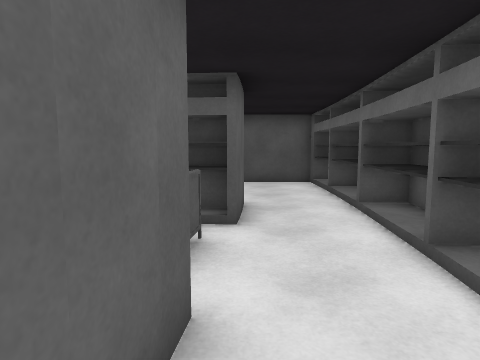
view 1 (above)

12 first-person views from a walk through a Unity game level. The camera is 1.4 m above the floor, tilts 6° down and sees 75° across. The floor is counted in squares, 1 m on a side. Each view is taken from the middle of a square. On the plan, view 1 faces up. The plan holds only what a view shows up to about 14 squares ahead; the rest is blank. The place goes on beyond the plan. The player is left out. Door leaves are left out, so doorways stand open. Surface patterns are stand-ins for the level's own textures.

view 2
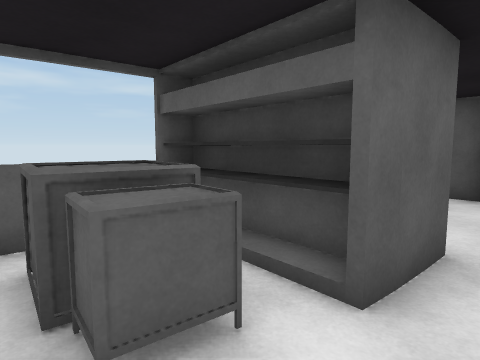

view 3
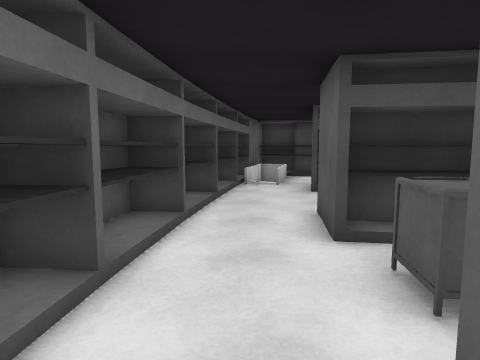

view 4
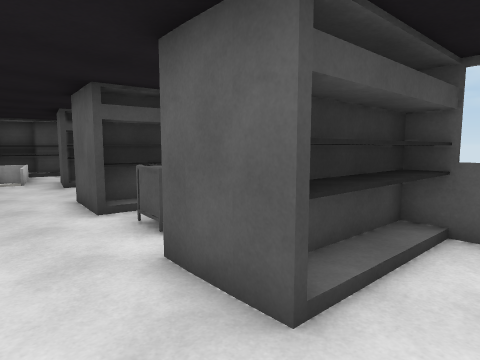

view 5
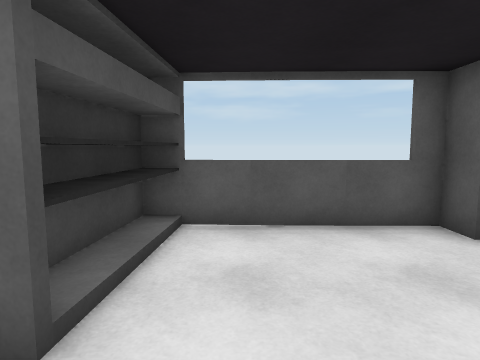

view 6
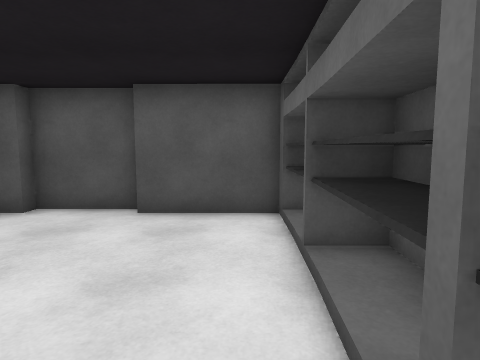

view 7
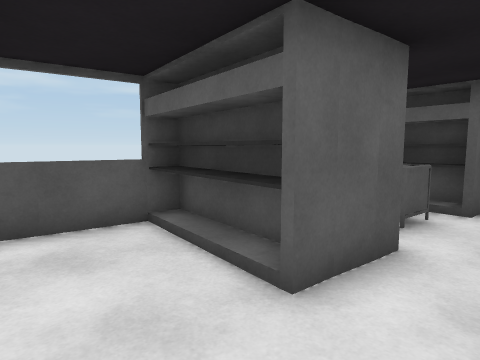

view 8
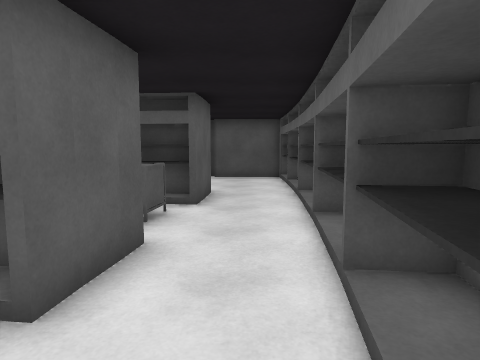

view 9
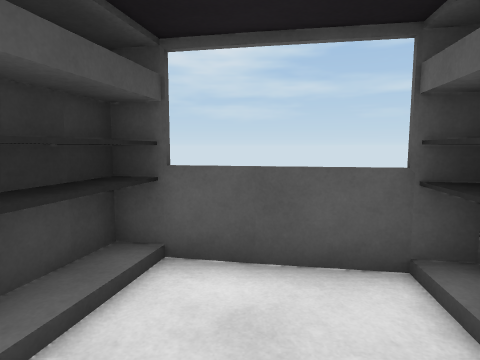

view 10
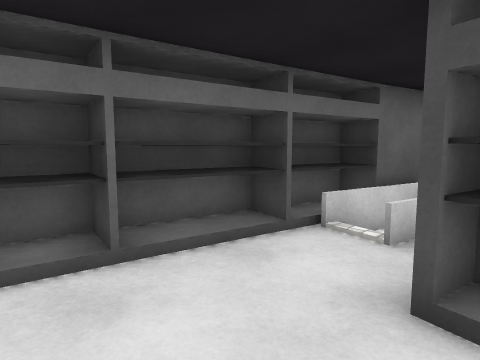

view 11
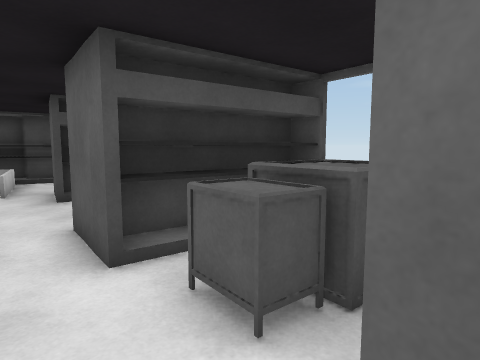

view 12
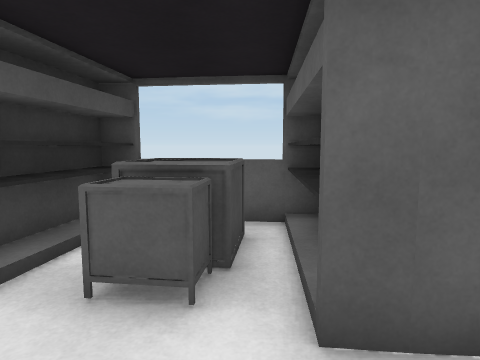

### Floor plan
Key: @ floor where view 1 was taken; # wall or solid block; . floor; = window, fence, low wall or low ledge; v drop or lower ground; T table.
Columns run from 5 left of view 1 to 3 right of it. Each row starts with its distance up from view 1.
 13   #######
 12  #......#
 11   ......#
 10  v......#
  9  v......#
  8  v####..#
  7  v####..#
  6  #####..#
  5  #TTT...#
  4  #TTT...#
  3  ###...##
  2  ####..##
  1  ####..#
  0 v....@.#
 -1 =......#
 -2 ##.....#
 -3 ####..##
 -4    #..##
 -5    #==#
 -6    .==#
 -7     ==#

Positions as (right, up) in squares from view 1, and headings:
1: (0, 0), facing up
2: (1, 3), facing up-left
3: (1, 7), facing down
4: (2, 9), facing down-left
5: (2, 9), facing left
6: (2, 6), facing up
7: (1, -2), facing up-left
8: (1, -2), facing up
9: (-1, -1), facing left
10: (-2, 0), facing down-right
11: (1, 6), facing down-left
12: (2, 5), facing left
